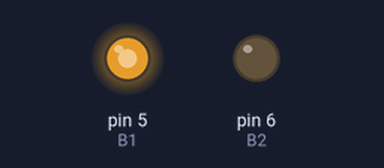
Simulated run of this sketch. Board: Arduino Uno, built with avr-gcc and run on an emulated ATmega328P. Parts: output pins drawn as LEDs (lit = HIGH). What the sketch prints to the serial monitor is not drawn.

Above: at 0.05 s.
At 1.5 s:
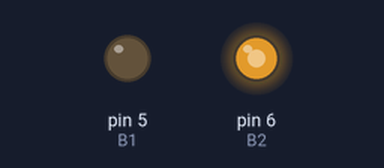
At 3.0 s:
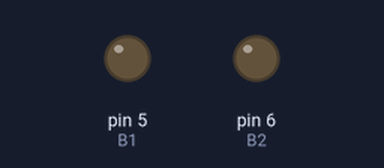
Timing chart, 0 to 6.9 s (numbered marks = the images above):
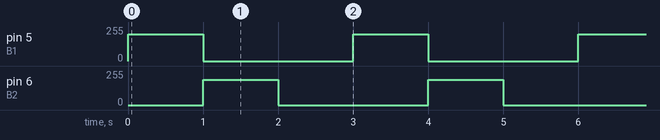

Measured:
- by itself, pin 5 (B1): alternates 200/255 for 1.0 s and 0/255 for 2.0 s
- by itself, pin 6 (B2): alternates 190/255 for 1.0 s and 0/255 for 2.0 s

The sketch:

Motor_Driver___Motor_DC.ino
```cpp
//Inisialisasi pembuatan variable

#define B1 5
#define B2 6


int incomingByte = 0; // for incoming serial data
int input = 0;

void setup() {
 //Menentukan Fungsionalitas dari PIN pada Microcontroller
 Serial.begin(115200); //baudrate yang digunakan untuk komunikasi microcontroller dengan komputer
 pinMode(B1, OUTPUT);
 pinMode(B2, OUTPUT);
 digitalWrite(B1, LOW);
 digitalWrite(B2, LOW);

 Serial.println("Silahkan Pilih salah satu:");
 Serial.println("1.forward");
 Serial.println("2.backward");
 Serial.println("3.stop");
}

void loop() {


 analogWrite(B1, 200);
 analogWrite(B2, 0);
 delay(1000);

 analogWrite(B1, 0);
 analogWrite(B2, 190);
 delay(1000);

 digitalWrite(B1, LOW);
 digitalWrite(B2, LOW);
 delay(1000);
}
```
